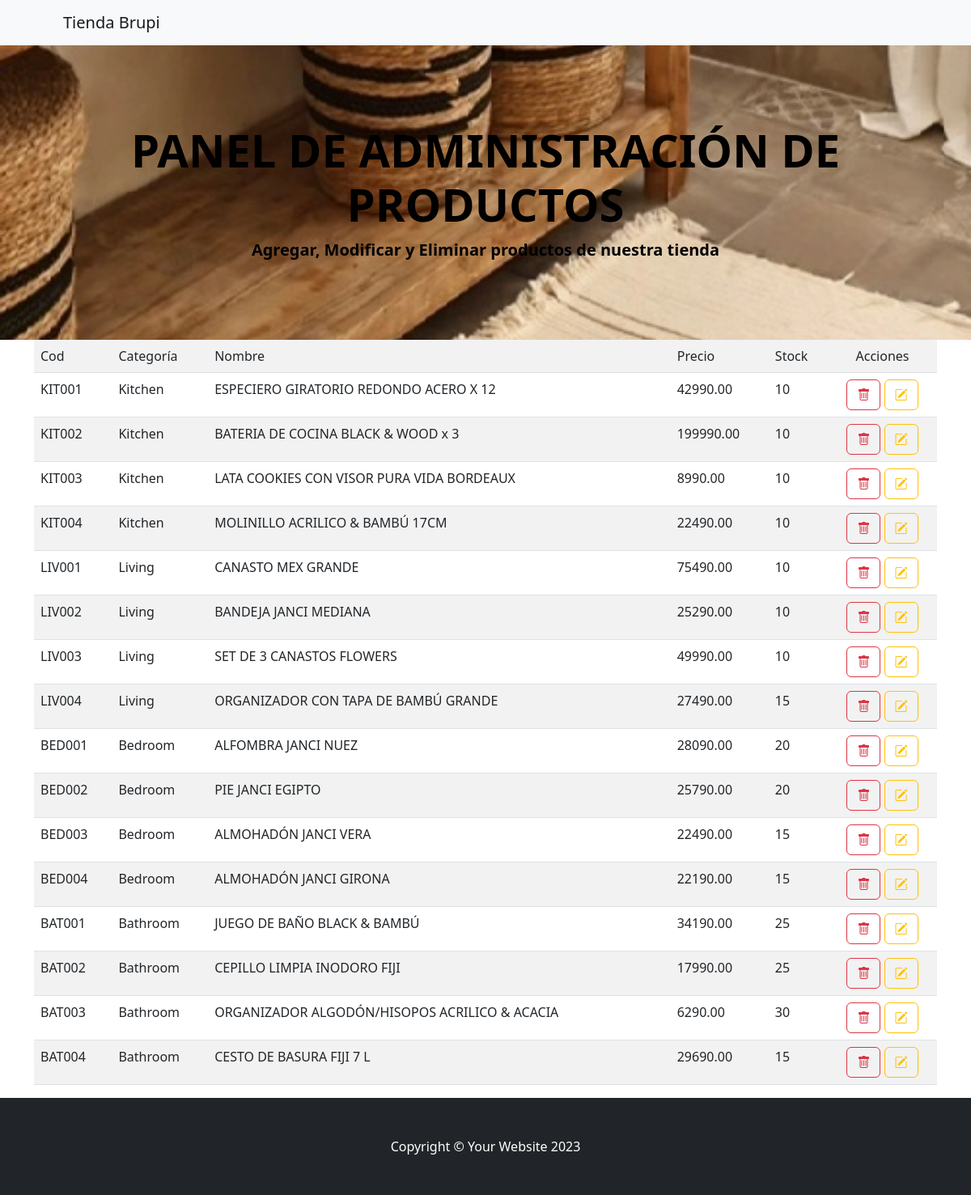
Screenshot of /AppProducto/productos/ with the database file from the repository.
### AppProducto/models.py (models this page shows, shortened)
class Producto(models.Model):
    cod = models.CharField(max_length=20, unique=True)
    categoria = models.CharField(max_length=50)
    nombre = models.CharField(max_length=100)
    precio = models.DecimalField(max_digits=10, decimal_places=2)
    descripcion = models.TextField(blank=True)
    stock = models.PositiveIntegerField()
    imagen = models.ImageField(upload_to='productos/', blank=True, null=True)

### AppProducto/views.py (the view)
# urls.py: path("productos/", views.lista_productos, name="lista_productos"),
def lista_productos(request, categoria=None):
    if categoria:
        productos = Producto.objects.filter(categoria__iexact=categoria)
    else:
        productos = Producto.objects.all()
    return render(request, "AppProducto/lista_productos.html", {"productos": productos})

### AppProducto/template/AppProducto/lista_productos.html
{% extends "AppProducto/padreadm.html" %}
{% load static %}
{% block contenido %}
<main class="container">
<table class="table table-striped">
      <tr>
          <td>Cod</td>
          <td>Categoría</td>
          <td>Nombre</td>
          <td>Precio</td>
          <td>Stock</td>
          <td class="text-center">Acciones</td>
      </tr>
      {% for n in productos %}
      <tr>
          <td>{{n.cod}}</td>
          <td>{{n.categoria}}</td>
          <td>{{n.nombre}}</td>
          <td>{{n.precio}}</td>
          <td>{{n.stock}}</td>
          <td class="text-center"><a href="{% url 'eliminar_producto' n.id %}" class="btn btn-outline-danger"><i class="bi bi-trash"></i></a>
              <a href="{% url 'editar_producto' n.id %}" class="btn btn-outline-warning"><i class="bi bi-pencil-square"></i></a>
          </td>
      </tr>
      {% endfor %}
</table>
</main>
{% endblock %}

### AppProducto/template/AppProducto/padreadm.html (shortened to what this page needs)
<!DOCTYPE html>
<html lang="en">
    <head>
        {% load static %}
        <link href="https://cdn.jsdelivr.net/npm/bootstrap-icons@1.5.0/font/bootstrap-icons.css" rel="stylesheet" />
        <link href="{% static 'AppCliente/css/styles.css' %}" rel="stylesheet" />
    </head>
    <body>
        <nav class="navbar navbar-expand-lg navbar-light bg-light">
            <div class="container px-4 px-lg-5">
                <a class="navbar-brand" href="{% url 'inicioprin' %}">Tienda Brupi</a>
            </div>
        </nav>
        <header class="bg-dark py-5">
            {% if not request.user.is_authenticated %}
            <div class="container px-4 px-lg-5 my-5">
                <div class="text-center text-white">
                    <h1 class="display-4 fw-bolder text-black">PANEL DE ADMINISTRACIÓN DE PRODUCTOS</h1>
                    <p class="lead fw-bolder text-black">Agregar, Modificar y Eliminar productos de nuestra tienda</p>
                </div>
            </div>
            {% endif %}
        </header>
        {% block contenido %}
        {% endblock%}
        <footer class="py-5 bg-dark">
            <div class="container"><p class="m-0 text-center text-white">Copyright &copy; Your Website 2023</p></div>
        </footer>
    </body>
</html>

### rows the page displays
Producto: cod "KIT001", categoria "Kitchen", nombre "ESPECIERO GIRATORIO REDONDO ACERO X 12", precio "42990.00", stock "10"
Producto: cod "KIT002", categoria "Kitchen", nombre "BATERIA DE COCINA BLACK & WOOD x 3", precio "199990.00", stock "10"
Producto: cod "KIT003", categoria "Kitchen", nombre "LATA COOKIES CON VISOR PURA VIDA BORDEAUX", precio "8990.00", stock "10"
Producto: cod "KIT004", categoria "Kitchen", nombre "MOLINILLO ACRILICO & BAMBÚ 17CM", precio "22490.00", stock "10"
Producto: cod "LIV001", categoria "Living", nombre "CANASTO MEX GRANDE", precio "75490.00", stock "10"
Producto: cod "LIV002", categoria "Living", nombre "BANDEJA JANCI MEDIANA", precio "25290.00", stock "10"
Producto: cod "LIV003", categoria "Living", nombre "SET DE 3 CANASTOS FLOWERS", precio "49990.00", stock "10"
Producto: cod "LIV004", categoria "Living", nombre "ORGANIZADOR CON TAPA DE BAMBÚ GRANDE", precio "27490.00", stock "15"
Producto: cod "BED001", categoria "Bedroom", nombre "ALFOMBRA JANCI NUEZ", precio "28090.00", stock "20"
Producto: cod "BED002", categoria "Bedroom", nombre "PIE JANCI EGIPTO", precio "25790.00", stock "20"
Producto: cod "BED003", categoria "Bedroom", nombre "ALMOHADÓN JANCI VERA", precio "22490.00", stock "15"
Producto: cod "BED004", categoria "Bedroom", nombre "ALMOHADÓN JANCI GIRONA", precio "22190.00", stock "15"
Producto: cod "BAT001", categoria "Bathroom", nombre "JUEGO DE BAÑO BLACK & BAMBÚ", precio "34190.00", stock "25"
Producto: cod "BAT002", categoria "Bathroom", nombre "CEPILLO LIMPIA INODORO FIJI", precio "17990.00", stock "25"
Producto: cod "BAT003", categoria "Bathroom", nombre "ORGANIZADOR ALGODÓN/HISOPOS ACRILICO & ACACIA", precio "6290.00", stock "30"
Producto: cod "BAT004", categoria "Bathroom", nombre "CESTO DE BASURA FIJI 7 L", precio "29690.00", stock "15"
